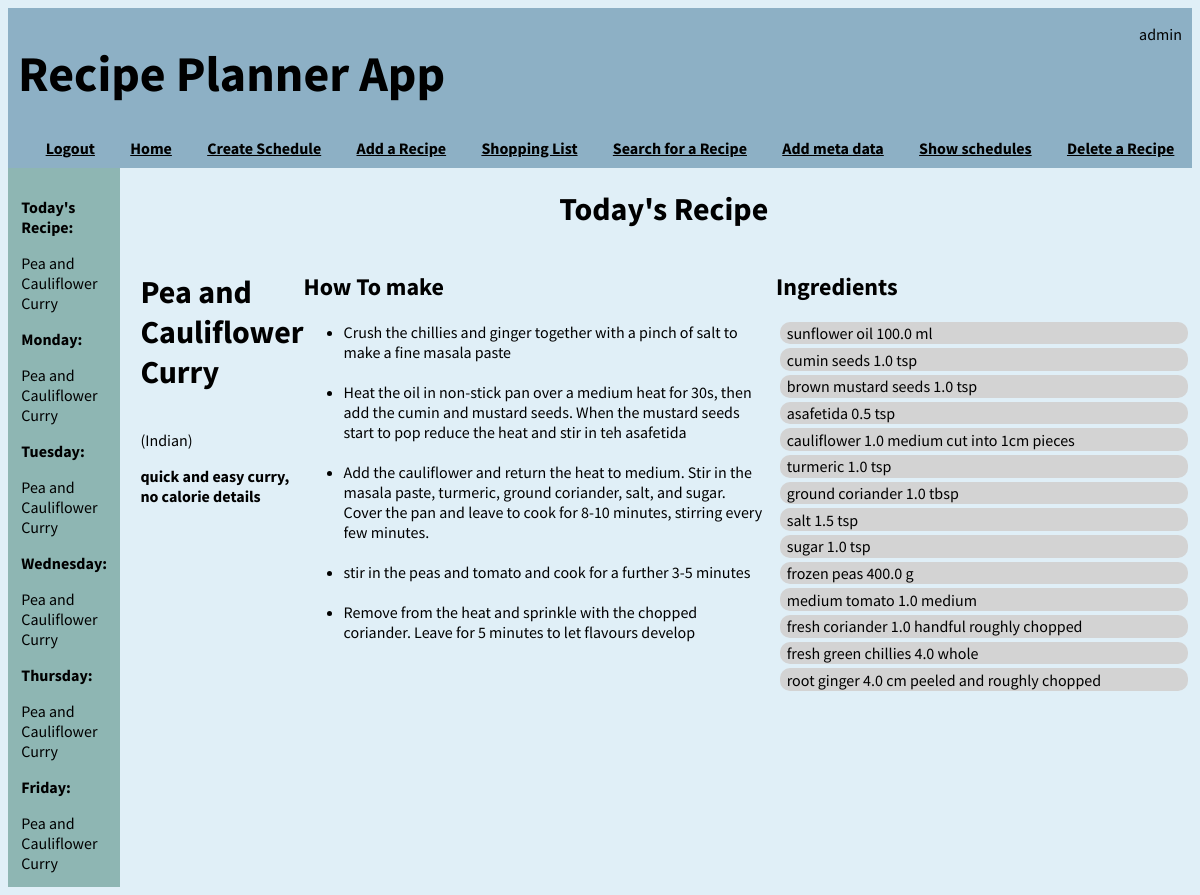
The page /home (signed in) on the database as committed earlier.
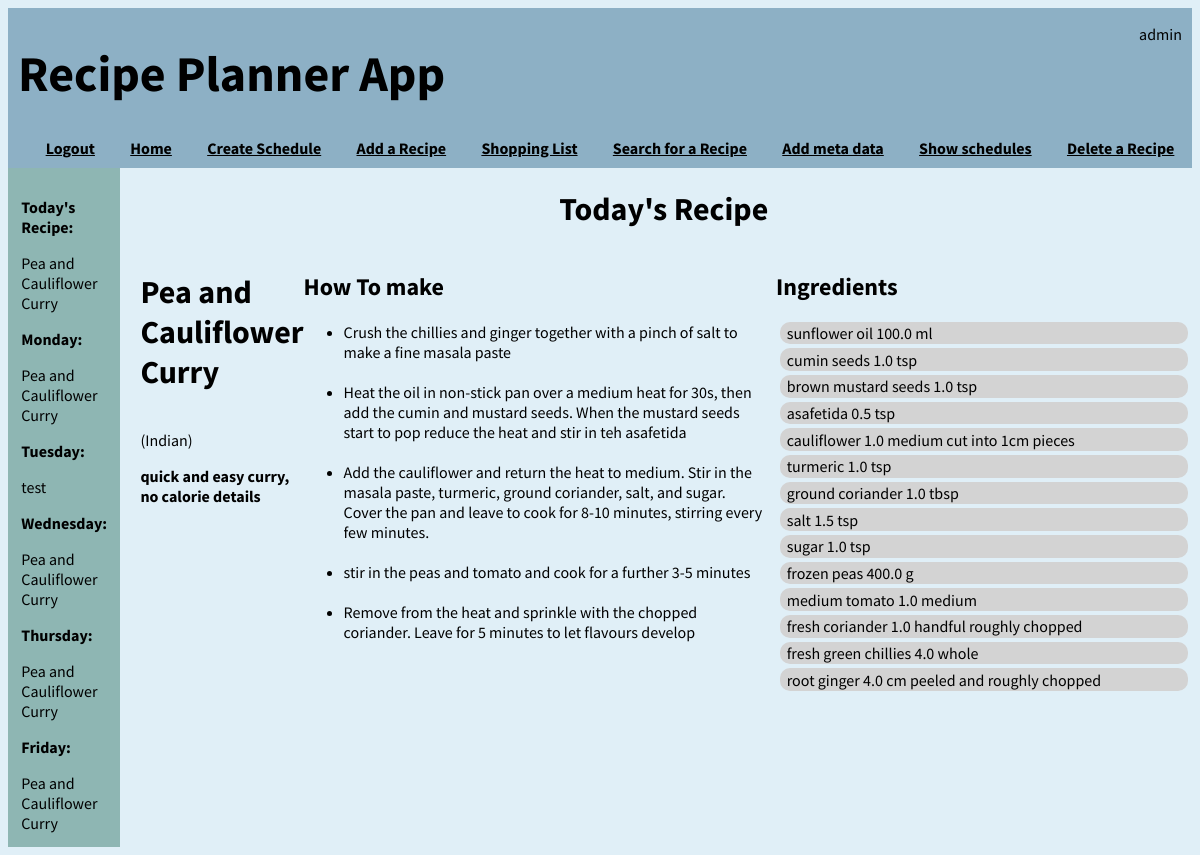
The same page on the database as committed later.
### application/models.py (models this page shows, shortened)
class Recipes(db.Model):
    id = db.Column(db.Integer, primary_key=True)
    recipe_name = db.Column(db.String(100), nullable=False)
    recipe_description = db.Column(db.String(500))
    cuisine_id = db.Column(db.Integer, db.ForeignKey('cuisine.id'))
    quantity = db.relationship('Quantity', backref="recipes")
    method = db.relationship('Method', backref='mrecipes')

### application/routes.py (the view)
@app.route('/', methods = ['GET', 'POST'])
@app.route('/home', methods = ['GET', 'POST'])
@login_required
def index():
    if check_for_schedule():
        sidebar = {
        "week" : get_weekly_recipes(),
        "recipe_of_the_day" : get_recipe_of_the_day(),
        "weekend" : weekend_or_not(),
        "day" : what_day_is_it(),
        "user" : current_user.username
        }
    else:
        sidebar = False
    total_number = Recipes.query.count()
    if datetime.today().weekday() in [0,1,2,3,4]:
        daily_recipe = Recipes.query.filter_by(id = (Schedule.query.filter_by(day_of_the_week = datetime.today().weekday()).first().recipe_id)).first()
        cuisine = Cuisine.query.filter_by(id=daily_recipe.cuisine_id).first().cuisine_name
        method_list = [m.step for m in Method.query.filter_by(recipe_id = daily_recipe.id)]
        quantities = Quantity.query.filter_by(recipe_id = daily_recipe.id).all()
        ingredient_list = []
        n = 0
        for q in quantities:
            ingredient_list.append([])
            ingredient_list[n].append(Ingredients.query.filter_by(id = q.ingredient_id).first().ingredient_name)
            ingredient_list[n].append(q.amount)
            ingredient_list[n].append(Measure.query.filter_by(id = q.measure).first().measure)
            ingredient_list[n].append(q.ingredient_prep)
            n += 1
    else:
        daily_recipe = False
        cuisine = False
        method_list = False
        quantities = False
        ingredient_list = False
    return render_template('index.html', daily_recipe=daily_recipe, total_number=total_number, cuisine=cuisine, method_list=method_list, ingredient_list=ingredient_list, sidebar=sidebar)

### application/models.py (called while the page is built)
@login.user_loader
def load_user(id):
    return User.query.get(int(id))

### application/routes.py (called while the page is built)
def get_recipe_for_day(day_number, week_n):
    if current_user.is_authenticated:
        id = Schedule.query.filter_by(day_of_the_week = day_number, user_id = current_user.id, sched_no = week_n).first()
        if id is not None:
            day_recipe = Recipes.query.filter_by(id = id.recipe_id).first()
            return day_recipe
        else:
            return Recipes.query.filter_by(id = 1).first()

def get_weekly_recipes():
    week, week2 = [], []
    for num in range(5):
         week.append(get_recipe_for_day(num, 1))
    for num in range(5):
         week2.append(get_recipe_for_day(num, 2))
    return (week, week2)

def check_for_schedule():
    if Schedule.query.filter_by(user_id = current_user.id, sched_no = 1).first() is None:
        return False
    return True

def weekend_or_not():
    if datetime.today().weekday() == 5 or datetime.today().weekday() == 6:
        weekend = True
    else:
        weekend = False
    return weekend

def what_day_is_it():
    day = date.today()
    day = calendar.day_name[day.weekday()]

### application/templates/index.html (shortened to what this page needs)
{% extends 'layout.html'%}
{% block body %}
    <div id="hdr">
        {% if sidebar != False %}
        <h1>Today's Recipe</h1>
        {% else %}
        <h1>No Schedule Created, you can create a schedule <a href="{{ url_for('create_weekly_schedule') }}" style="color:black">here</a></h1>
        {% endif %}
    </div>
    {% if sidebar.weekend == False and daily_recipe: %}
    <div id="innercntr">
    <div id="main">
        <div class='field2'>
            <h1>{{ daily_recipe.recipe_name }}</h1> <p>({{ cuisine }})</p>
            <b>{{ daily_recipe.recipe_description }}</b>
        </div>
        <div>
            <h2>How To make</h2>
            <ul>
                {% for m in method_list %}
                <li>{{ m }}</li><br>
                {% endfor %}
            </ul>
        </div>
    </div>
    <div id="right">
            <h2>Ingredients</h2>
            {% for q in ingredient_list %}
            <div class = "field">
                {{ q[0] }}
                {{ q[1] }}
                {{ q[2] }}
                {{ q[3] }}
            </div>
            {% endfor %}
    </div>
    {% endif %}
</div>
{% endblock body %}

### application/templates/layout.html (shortened to what this page needs)
<!DOCTYPE html>
<html lang="en">
<head>
    <link href="../static/format.css" rel="stylesheet">
</head>
<body style="font-family: Source Sans Pro, sans-serif">
    <div class="header" >
        <div style="display:flex; justify-content: space-between;">
            <h1 style="color:rgb(0, 0, 0); font-size:50px; margin-left: 10px"> Recipe Planner App</h1>
            <p style="align-self:right; margin-right: 10px;">{{ current_user.username }}</p>
        </div>
        <div id = "links">
            {% if current_user.is_anonymous %}
            <a href="{{ url_for('login') }}">Login</a>
            {% else %}
            <a href="{{ url_for('logout') }}">Logout</a>
            {% endif %}
            <a href="{{ url_for('index') }}">Home</a>
            <a href="{{ url_for('create_weekly_schedule') }}"> Create Schedule</a>
            <a href="{{ url_for('add_recipe') }}">Add a Recipe</a>
            <a href="{{ url_for('amend_shopping_list') }}">Shopping List</a>
            <a href="{{ url_for('search_recipes') }}">Search for a Recipe</a>
            <a href="{{ url_for('add_meta') }}">Add meta data</a>
            <a href="{{ url_for('show_schedule') }}">Show schedules</a>
            {% if current_user.username == "admin" %}
            <a href="{{ url_for('delete_recipe') }}"> Delete a Recipe</a>
            {% endif %}
        </div>
    </div>
    <div class="container">
        <div id="left">
            {% if sidebar != False %}
            <p><b>Today's Recipe:</b></p>
            {{ sidebar.recipe_of_the_day }}
            <p><b>Monday:</b></p>
            {{ sidebar.week[0][0].recipe_name }}
            <p><b>Tuesday:</b></p>
            {{ sidebar.week[0][1].recipe_name }}
            <p><b>Wednesday:</b></p>
            {{ sidebar.week[0][2].recipe_name }}
            <p><b>Thursday:</b></p>
            {{ sidebar.week[0][3].recipe_name }}
            <p><b>Friday:</b></p>
            {{ sidebar.week[0][4].recipe_name }}
            {% else %}
            <p>No Schedule Set</p>
            {% endif %}
        </div>
        <div id="center">
            {% block body %}
            {% endblock body %}
        </div>
    </div>
</body>
</html>

Rows that differ between the two databases and show on the page:
added Recipes: recipe_name "test"
Other text that changed with them:
{{ sidebar.week[0][1].recipe_name }}: "Pea and Cauliflower Curry" → "test"
